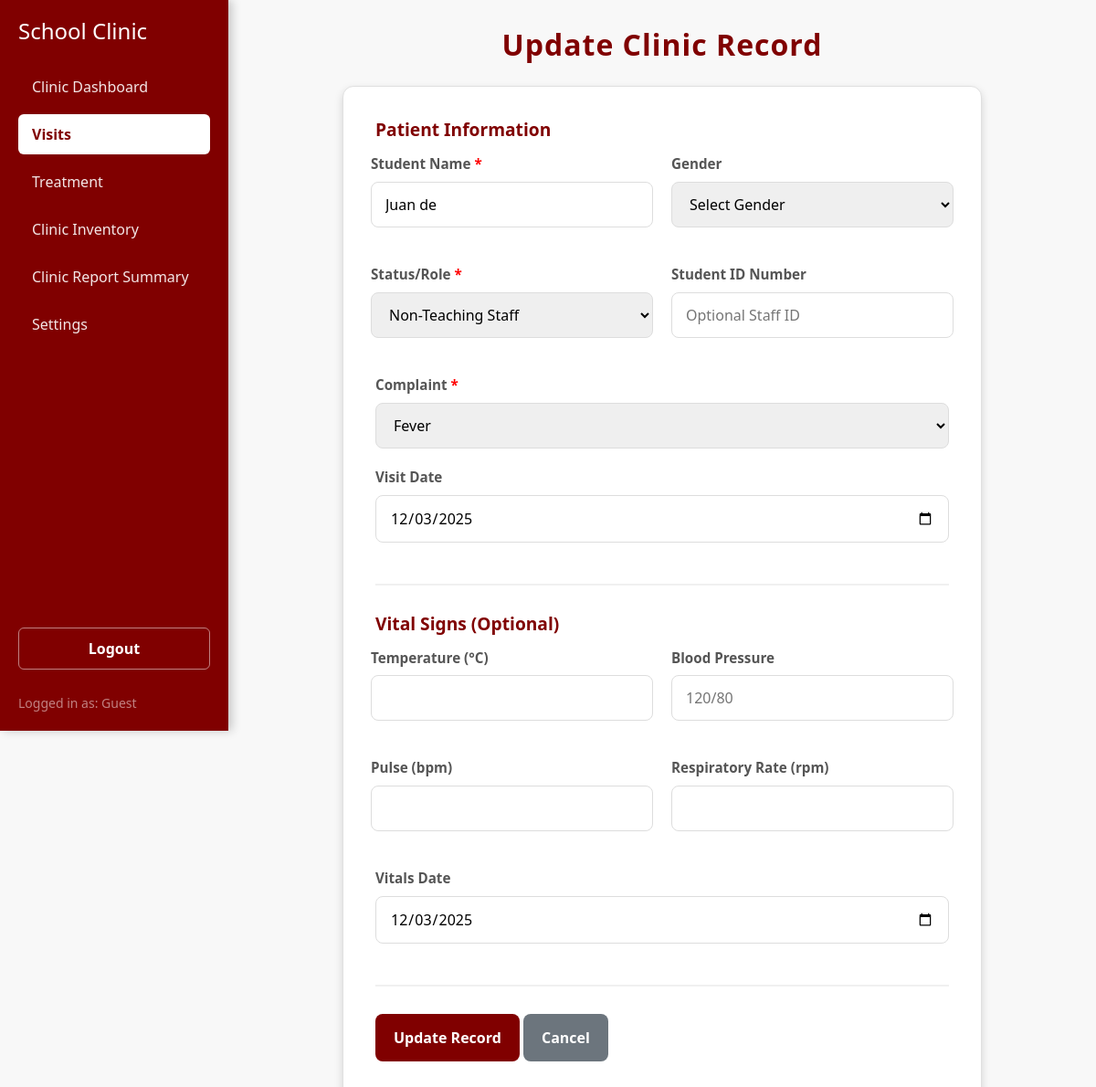
The app's page /studentRecords/update.php?id=3 with its own data.
### tables this page shows
CREATE TABLE `studentrecord` (
  `ID` int(11) NOT NULL,
  `name` varchar(32) NOT NULL,
  `idNum` int(11) NOT NULL,
  `gender` varchar(10) DEFAULT NULL,
  `role` varchar(50) NOT NULL DEFAULT 'Student',
  `department` varchar(30) NOT NULL,
  `section` varchar(50) DEFAULT NULL,
  `complaint` varchar(255) NOT NULL,
  `visitDate` date NOT NULL
);

### studentRecords/oop.php (called while the page is built, shortened)
<?php
class oop_class {
    private $conn;
    function __construct(){
        try {
            $connection = "mysql:host=" . SERVER . ";dbname=" . DBNAME . ";charset=utf8";
            $this->conn = new PDO($connection, USER, PASS);
            $this->conn->setAttribute(PDO::ATTR_ERRMODE, PDO::ERRMODE_EXCEPTION);
        } catch (PDOException $e) {
            echo "<script>alert('Connection Failed');</script>";
        }
    }
    public function show_update_data_with_vitals($ID){
        $select = "SELECT
            sr.*,
            sv.temperature,
            sv.bloodPressure,
            sv.pulse,
            sv.respiratoryRate,
            sv.vitalDate
        FROM studentrecord sr
        LEFT JOIN student_vitals sv ON sr.ID = sv.studentID
            AND sv.vitalDate = (
                SELECT MAX(vitalDate)
                FROM student_vitals sv2
                WHERE sv2.studentID = sr.ID
            )
        WHERE sr.ID = :id";
        $stmt = $this->conn->prepare($select);
        $stmt->execute([':id' => $ID]);
        return $stmt->fetch(PDO::FETCH_ASSOC);
    }
}
?>

### studentRecords/update.php (the view, shortened to what this page needs)
<?php
include "oop.php";
$oop = new oop_class();
include '../sidebar/sidebar.php';
$show_update_data = null;
if (isset($_GET['id'])) {
    $ID = $_GET['id'];
    $show_update_data = $oop->show_update_data_with_vitals($ID);
}
?>
<!DOCTYPE html>
<html lang="en">
<head>
</head>
<body>
<div class="main-content">
<h2>Update Clinic Record</h2>
<?php if (!empty($show_update_data)):
$row = $show_update_data;
?>
<div class="form-container">
<form method="POST">
<div class="form-section">
    <h3>Patient Information</h3>
<div class="form-row">
    <div class="form-group">
        <label class="required-label">Student Name</label>
        <input type="text" name="name" value="<?= htmlspecialchars($row['name']) ?>" required>
</div>
        <div class="form-group">
                <label for="gender" id="genderLabel">Gender</label>
                <select name="gender" id="gender">
                <option value="">Select Gender</option>
</select>
</div>
    </div>
    <div class="form-row">
            <div class="form-group">
                <label for="role" class="required-label">Status/Role</label>
                <select name="role" id="role" required>
                    <option value="Non-Teaching Staff" <?= $row['role']=='Non-Teaching Staff'?'selected':'' ?>>Non-Teaching Staff</option>
                </select>
            </div>
                <div class="form-group">
            <label id="idNumLabel">Student ID Number</label>
                <input type="text" name="idNum" id="idNum" value="<?= htmlspecialchars($row['idNum']) ?>">
            </div>
        </div>
        <div class="form-group">
            <label class="required-label">Complaint</label>
            <select name="complaint" required>
                <?php
                $complaints = [
                    "Fever","Stomach ache","Dysmenorrhea","Headache","Sore throat","Cough", "Colds",
                    "Minor injuries (sprains, cuts, bruises)","Dizziness","Fainting","Toothache",
                    "Allergy","Strep throat","Pink eye (conjunctivitis)","Hyperacidity",
                    "Nosebleeds","Chickenpox","Hand, foot, and mouth disease"
                ];
                foreach($complaints as $c){
                     echo "<option value='$c' ".($row['complaint']==$c?'selected':'').">$c</option>";
                }
                ?>
            </select>
        </div>
        <div class="form-group">
            <label>Visit Date</label>
            <input type="date" name="visitDate" value="<?= $row['visitDate'] ?>" required>
        </div>
    </div>
        <div class="form-section">
        <h3>Vital Signs (Optional)</h3>
        <div class="form-row">
            <div class="form-group">
                <label>Temperature (°C)</label>
                <input type="number" step="0.1" name="temperature" value="<?= $row['temperature'] ?>" min="30" max="42">
            </div>
            <div class="form-group">
                <label>Blood Pressure</label>
                <input type="text" name="bloodPressure" value="<?= $row['bloodPressure'] ?>" placeholder="120/80">
            </div>
        </div>
        <div class="form-row">
            <div class="form-group">
                <label>Pulse (bpm)</label>
            <input type="number" name="pulse" value="<?= $row['pulse'] ?>" min="40" max="200">
            </div>
            <div class="form-group">
                <label>Respiratory Rate (rpm)</label>
                <input type="number" name="respiratoryRate" value="<?= $row['respiratoryRate'] ?>" min="10" max="40">
            </div>
    </div>
        <div class="form-group">
            <label>Vitals Date</label>
            <input type="date" name="vitalDate" value="<?= $row['vitalDate'] ?: date('Y-m-d') ?>">
        </div>
    </div>
    <div class="button-group">
        <button type="submit" name="enter" class="btn btn-update">Update Record</button>
        <a href="index.php" class="btn btn-cancel">Cancel</a>
    </div>
</form>
</div>
<?php endif; ?>
</div>
</body>
</html>

### sidebar/sidebar.php (style rules this page uses)
:root { --primary-maroon: #800000; --light-bg: #f8f8f8; }

### studentRecords/update.php (style rules this page uses)
:root { --primary-maroon: #800000; --light-bg: #f8f8f8; --box-shadow: 0 4px 10px rgba(0, 0, 0, 0.15); }
body { margin: 0; font-family: 'Segoe UI', Tahoma, Geneva, Verdana, sans-serif; background: var(--light-bg); }
.main-content { margin-left: 250px; padding: 30px 40px; background: var(--light-bg); min-height: 100vh; }
h2 { margin-bottom: 26px; color: var(--primary-maroon); letter-spacing: 1px; text-align: center; font-weight: 600; }
.form-container { background: #fff; max-width: 700px; margin: 0 auto; padding: 35px; border-radius: 12px; box-shadow: var(--box-shadow); border: 1px solid #e0e0e0; }
.form-row { display: grid; grid-template-columns: 1fr 1fr; gap: 20px; margin-bottom: 20px; }
.form-group { margin-bottom: 20px; }
.form-section { margin-bottom: 30px; padding-bottom: 25px; border-bottom: 2px solid #f0f0f0; }
.form-section h3 { color: var(--primary-maroon); margin-bottom: 15px; font-size: 1.2rem; font-weight: 600; }
label { display: block; margin-bottom: 8px; color: #555; font-weight: 600; font-size: 0.95rem; }
input, select { width: 100%; padding: 12px 15px; border: 1.5px solid #ddd; border-radius: 8px; font-size: 1rem; transition: border-color 0.3s ease, box-shadow 0.3s ease; box-sizing: border-box; }
.button-group { display: flex; gap: 15px; margin-top: 30px; }
.btn { flex: 1; padding: 14px 20px; border: none; border-radius: 8px; font-size: 1rem; font-weight: 600; cursor: pointer; transition: all 0.3s ease; }
.btn-update { background: var(--primary-maroon); color: #fff; }
.btn-cancel { background: #6c757d; color: #fff; }
.required-label::after { content: ' *'; color: red; }

### records on screen
studentrecord: name "Juan de", role "Non-Teaching Staff", complaint "Fever", visitDate "12/03/2025"

### other values on screen
$role "Guest"
